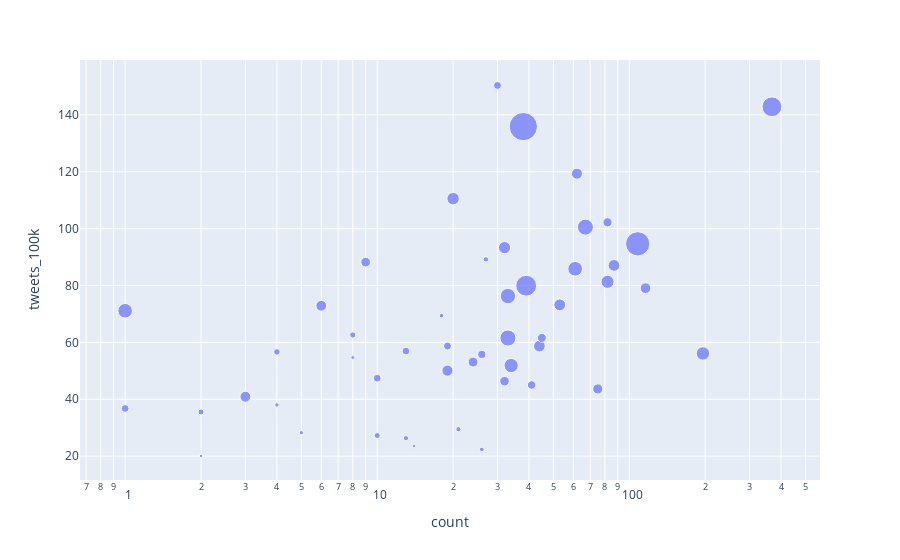

The code cell stored with this chart in its notebook:
### Code cell
px.scatter(state_tp_stat_all[state_tp_stat_all['state']!="DC"], x = "count", y="tweets_100k", log_x=True, hover_data=['state', 'tweets_100k', 'count'], size = "POPESTIMATE2019")

### Figure 1 — Plotly figure (JSON) as saved in the notebook; plotly's stock layout.template omitted (floating-point values rounded to 4 significant figures; data arrays with more than 128 entries replaced by an {"elided": "..."} marker saying what was removed)
{"data": [{"customdata": {"elided": "49x3 mixed values"}, "hovertemplate": "count=%{customdata[2]}<br>tweets_100k=%{customdata[1]}<br>POPESTIMATE2019=%{marker.size}<br>state=%{customdata[0]}<extra></extra>", "legendgroup": "", "marker": {"color": "#636efa", "size": [731545, 4903185, 3017804, 7278717, 39512223, 5758736, 3565287, 973764, 21477737, 10617423, 1415872, 3155070, 1787065, 12671821, 6732219, 2913314, 4467673, 4648794, 6892503, 6045680, 1344212, 9986857, 5639632, 6137428, 2976149, 1068778, 10488084, 1934408, 1359711, 8882190, 2096829, 3080156, 19453561, 11689100, 3956971, 4217737, 12801989, 1059361, 5148714, 884659, 6829174, 28995881, 3205958, 8535519, 623989, 7614893, 5822434, 1792147, 578759], "sizemode": "area", "sizeref": 98780.0, "symbol": "circle"}, "mode": "markers", "name": "", "orientation": "v", "showlegend": false, "type": "scatter", "x": [8, 24, 10, 32, 38, 6, 41, 4, 39, 61, 27, 19, 2, 67, 44, 13, 32, 9, 53, 62, 21, 34, 116, 19, 1, 26, 1, 8, 13, 196, 4, 30, 368, 33, 45, 82, 33, 18, 75, 5, 87, 108, 26, 82, 14, 20, 3, 10, 2], "xaxis": "x", "y": [54.68, 53.07, 47.42, 93.33, 135.9, 72.88, 45.02, 38.0, 79.94, 85.89, 89.2, 58.73, 35.53, 100.5, 58.7, 56.95, 46.36, 88.22, 73.21, 119.3, 29.46, 51.86, 79.08, 50.07, 36.76, 22.36, 71.13, 62.6, 26.33, 56.11, 56.66, 150.4, 142.9, 76.3, 61.59, 102.2, 61.54, 69.38, 43.62, 28.26, 87.08, 94.68, 55.77, 81.32, 23.56, 110.5, 40.89, 27.23, 20.04], "yaxis": "y"}], "layout": {"autosize": true, "legend": {"itemsizing": "constant", "tracegroupgap": 0}, "margin": {"t": 60}, "xaxis": {"anchor": "y", "autorange": true, "domain": [0, 1], "range": [-0.1763, 2.753], "title": {"text": "count"}, "type": "log"}, "yaxis": {"anchor": "x", "autorange": true, "domain": [0, 1], "range": [11.16, 159.9], "title": {"text": "tweets_100k"}, "type": "linear"}}}
